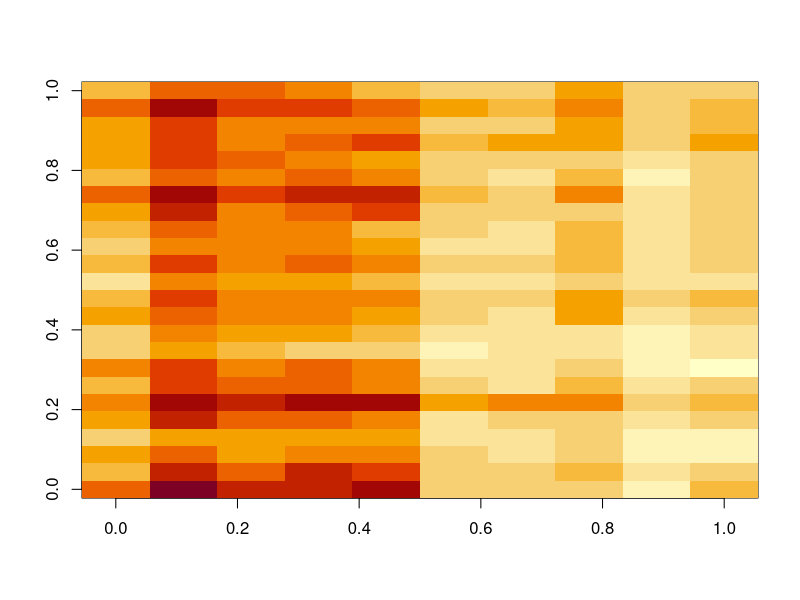
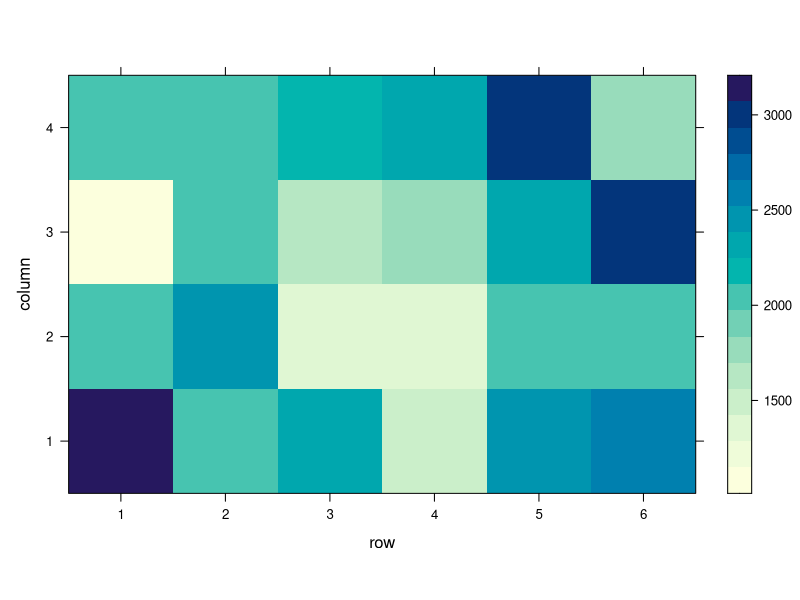
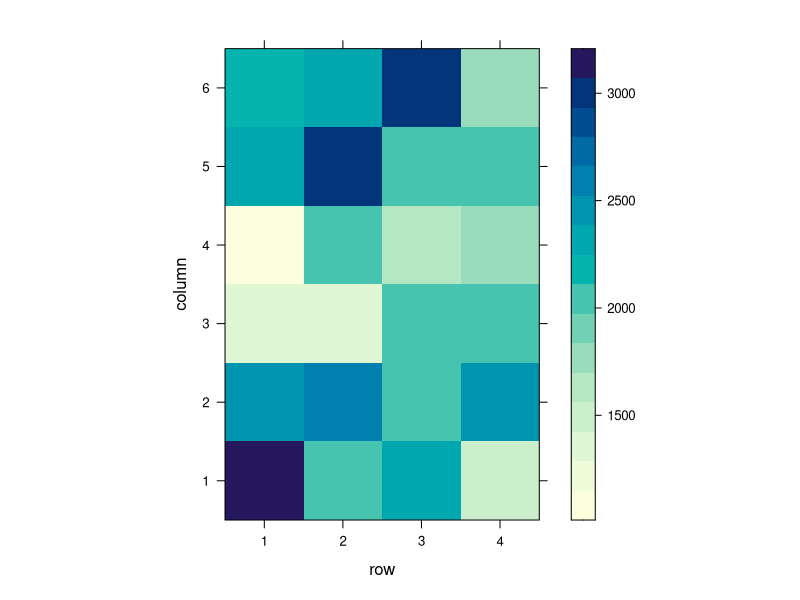

Source code (R) for these figures, in order:

library(readxl)
dat0 <- readxl::read_xlsx("data-raw/prillwitz.tea.uniformity.xlsx")
head(dat0)
image(t(as.matrix(dat0[, -1])))
# reshape this to tall via tidyr
library(tidyr)
dat <- pivot_longer(dat0, cols = starts_with("Cut_"), names_to = "cut", values_to = "value")
head(dat)

# subset to Cut_01_04, then reshape yield into 6-4 matrix and plot
dat_cut <- subset(dat, cut == "Cut_01_04")
mat <- matrix(dat_cut$value, nrow = 6, ncol = 4)
lattice::levelplot(mat)
mat <- matrix(dat_cut$value, nrow = 4, ncol = 6)
lattice::levelplot(mat)
